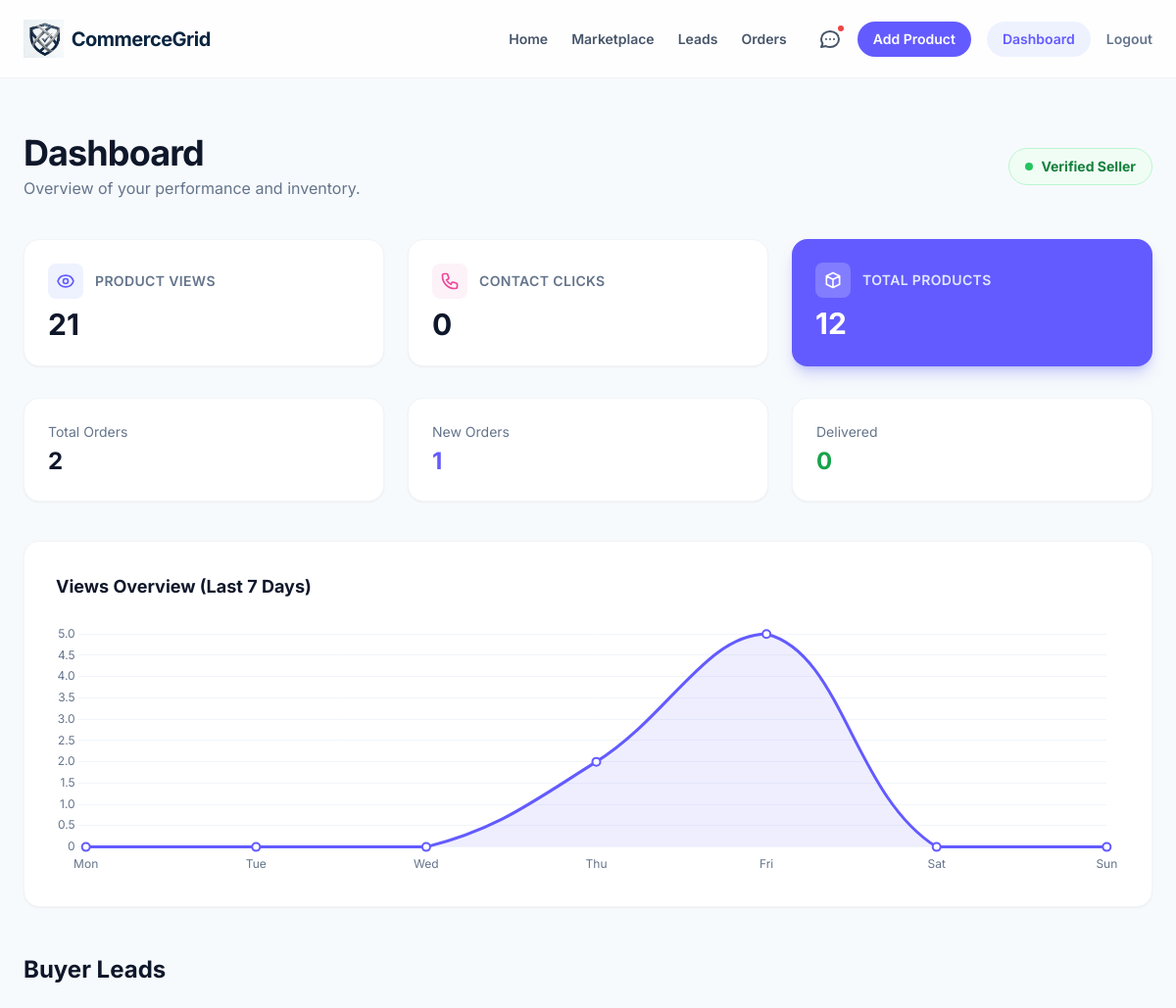
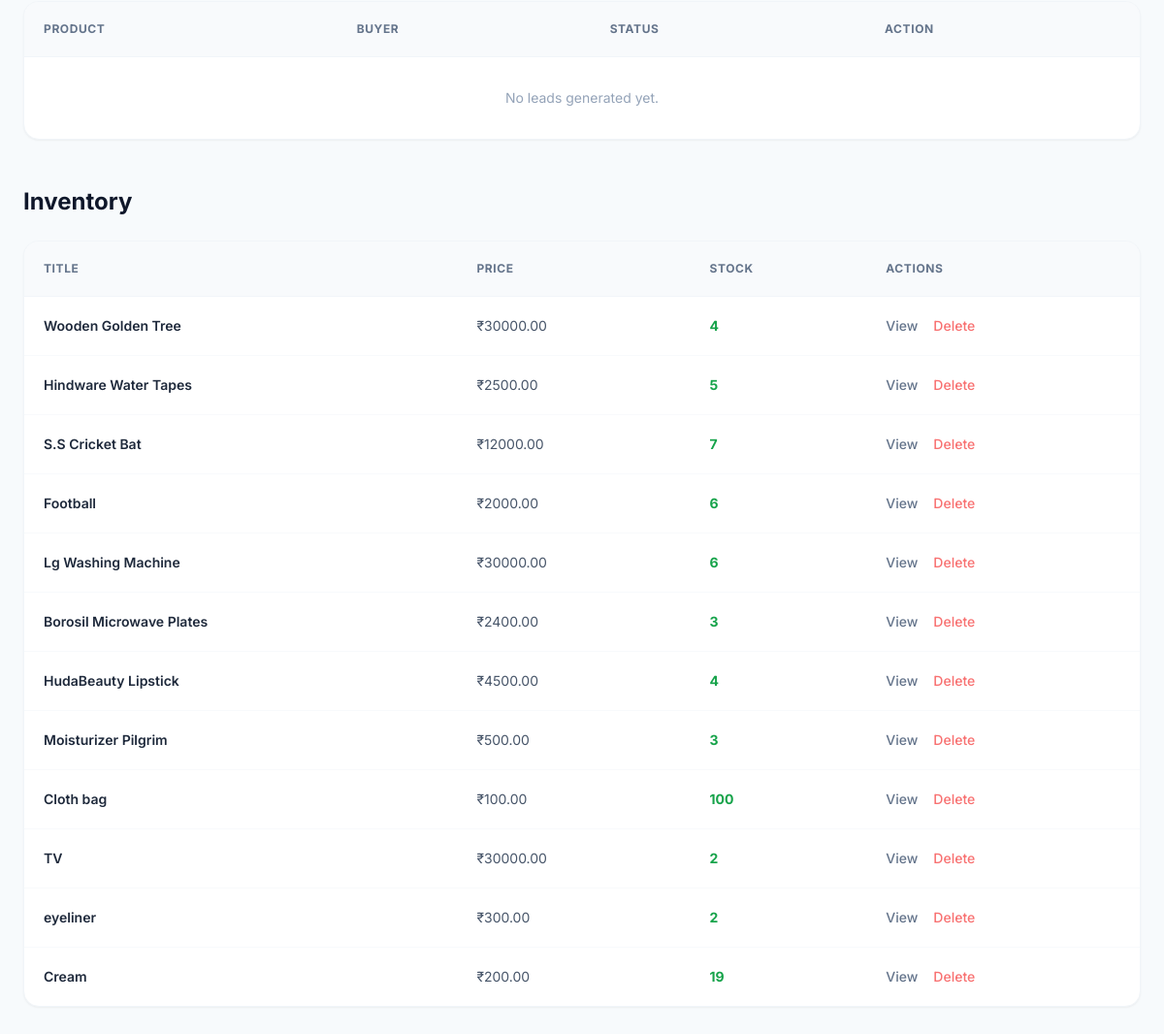
The app's page /dashboard/ (signed in) with its own data (2 pictures, top to bottom).
### products/models.py (models this page shows, shortened)
class Product(models.Model):
    seller = models.ForeignKey(User, on_delete=models.CASCADE)
    category = models.ForeignKey(
        Category,
        on_delete=models.PROTECT
    )
    seller_category = models.ForeignKey(
        SellerCategory,
        on_delete=models.SET_NULL,
        null=True,
        blank=True
    )
    moq = models.PositiveIntegerField(
        default=1,
        help_text="Minimum order quantity"
    )
    title = models.CharField(max_length=200)
    description = models.TextField()
    price = models.DecimalField(max_digits=10, decimal_places=2)
    quantity = models.PositiveIntegerField()
    product_image = models.ImageField(upload_to='products/')
    is_active = models.BooleanField(default=True)
    created_at = models.DateTimeField(auto_now_add=True)
    location = models.CharField(max_length=100)

### products/views.py (the view)
# urls.py: path('dashboard/', views.seller_dashboard, name='seller_dashboard'),
@login_required
def seller_dashboard(request):
    profile = request.user.profile
    if profile.role not in ["seller", "both"]:
        return redirect("products:product_list")
    products = Product.objects.filter(seller=request.user)
    views_count = (
        ProductAnalytics.objects
        .filter(product__seller=request.user)
        .aggregate(total=Sum("views"))["total"]
    ) or 0
    today = timezone.now().date()
    start = today - timedelta(days=6)
    weekly_views = (
        ProductView.objects
        .filter(product__seller=request.user, created_at__date__gte=start)
        .annotate(day=TruncDate("created_at"))
        .values("day")
        .annotate(count=Count("id"))
    )
    week_labels, week_data = [], []
    for i in range(7):
        d = start + timedelta(days=i)
        week_labels.append(d.strftime("%a"))
        week_data.append(next((x["count"] for x in weekly_views if x["day"] == d), 0))
    phone_clicks = (
        ProductAnalytics.objects
        .filter(product__seller=request.user)
        .aggregate(total=Sum("phone_clicks"))["total"]
    ) or 0
    leads = (
        Lead.objects
        .filter(seller=request.user)
        .select_related("product", "buyer", "order")
        .order_by("-created_at")
    )
    seller_orders = Order.objects.filter(seller=request.user)
    total_orders = seller_orders.count()
    new_orders = seller_orders.filter(
        status__in=["placed", "confirmed"]
    ).count()
    delivered_orders = seller_orders.filter(
        status="delivered"
    ).count()
    recent_orders = seller_orders.select_related(
        "buyer"
    ).order_by("-created_at")[:5]
    metrics = seller_response_metrics(request.user)
    return render(request, "products/seller_dashboard.html", {
        "products": products,
        "leads": leads,
        "metrics": metrics,
        "views_count": views_count,
        "phone_clicks": phone_clicks,
        "week_labels": week_labels,
        "week_data": week_data,
        "total_products": products.count(),
        "total_orders":total_orders,
        "new_orders":new_orders,
        "delivered_orders":delivered_orders,
        "recent_orders":recent_orders,
    })

### accounts/utils.py (called while the page is built)
def seller_response_metrics(user):
    leads = Lead.objects.filter(seller=user)
    total_leads = leads.count()
    responded_leads = leads.filter(
        status__in=['contacted', 'interested', 'not_interested', 'call_later']
    ).count()
    response_rate = (
        int((responded_leads / total_leads) * 100)
        if total_leads > 0 else 0
    )
    last_lead = leads.order_by('-created_at').first()
    return {
        "total_leads": total_leads,
        "responded_leads": responded_leads,
        "response_rate": response_rate,
        "last_active": last_lead.created_at if last_lead else None,
    }

### templates/products/seller_dashboard.html (shortened to what this page needs)
{% extends 'base.html' %}
{% block content %}
<div class="max-w-7xl mx-auto px-6 py-10">
    <div class="flex flex-col md:flex-row md:items-center md:justify-between mb-10">
      <div>
        <h1 class="text-4xl font-bold text-slate-900 tracking-tight">Dashboard</h1>
        <p class="text-slate-500 mt-1">Overview of your performance and inventory.</p>
      </div>
      <div class="mt-4 md:mt-0">
        <span class="inline-flex items-center px-4 py-2 rounded-full bg-green-50 text-green-700 font-bold text-sm border border-green-200">
          <span class="w-2 h-2 bg-green-500 rounded-full mr-2"></span> Verified Seller
        </span>
      </div>
    </div>
    <div class="grid grid-cols-1 md:grid-cols-3 gap-6 mb-8">
      <div class="bg-white rounded-2xl shadow-sm border border-slate-100 p-6">
        <div class="flex items-center gap-3 mb-2">
            <div class="p-2 bg-indigo-50 rounded-lg text-[#635BFF]"></div>
            <p class="text-sm font-semibold text-slate-500 uppercase tracking-wide">Product Views</p>
        </div>
        <p class="text-3xl font-bold text-slate-900">{{ views_count }}</p>
      </div>
      <div class="bg-white rounded-2xl shadow-sm border border-slate-100 p-6">
        <div class="flex items-center gap-3 mb-2">
            <div class="p-2 bg-pink-50 rounded-lg text-pink-500"></div>
            <p class="text-sm font-semibold text-slate-500 uppercase tracking-wide">Contact Clicks</p>
        </div>
        <p class="text-3xl font-bold text-slate-900">{{ phone_clicks }}</p>
      </div>
      <div class="bg-[#635BFF] rounded-2xl shadow-lg shadow-indigo-500/30 p-6 text-white">
        <div class="flex items-center gap-3 mb-2">
             <div class="p-2 bg-white/20 rounded-lg text-white"><svg class="w-5 h-5" fill="none" stroke="currentColor" viewBox="0 0 24 24"><path stroke-linecap="round" stroke-linejoin="round" stroke-width="2" d="M20 7l-8-4-8 4m16 0l-8 4m8-4v10l-8 4m0-10L4 7m8 4v10M4 7v10l8 4"></path></svg></div>
             <p class="text-sm font-semibold text-indigo-100 uppercase tracking-wide">Total Products</p>
        </div>
        <p class="text-3xl font-bold">{{ total_products }}</p>
      </div>
    </div>
    <div class="grid grid-cols-1 md:grid-cols-3 gap-6 mb-10">
      <div class="bg-white rounded-2xl shadow-sm border border-slate-100 p-6">
        <p class="text-sm text-slate-500 mb-1">Total Orders</p>
        <p class="text-2xl font-bold text-slate-900">{{ total_orders }}</p>
      </div>
      <div class="bg-white rounded-2xl shadow-sm border border-slate-100 p-6">
        <p class="text-sm text-slate-500 mb-1">New Orders</p>
        <p class="text-2xl font-bold text-[#635BFF]">{{ new_orders }}</p>
      </div>
      <div class="bg-white rounded-2xl shadow-sm border border-slate-100 p-6">
        <p class="text-sm text-slate-500 mb-1">Delivered</p>
        <p class="text-2xl font-bold text-green-600">{{ delivered_orders }}</p>
      </div>
    </div>
    <div class="bg-white rounded-2xl shadow-sm border border-slate-100 p-8 mb-12">
      <h3 class="text-lg font-bold text-slate-900 mb-6">Views Overview (Last 7 Days)</h3>
      <div class="h-64">
          <canvas id="weeklyViewsChart"></canvas>
      </div>
    </div>
    <div class="mb-12">
        <h3 class="text-2xl font-bold text-slate-900 mb-6">Buyer Leads</h3>
        <div class="bg-white rounded-2xl shadow-sm border border-slate-100 overflow-hidden">
            <table class="w-full text-left text-sm">
              <thead class="bg-slate-50 border-b border-slate-100 text-xs font-bold text-slate-500 uppercase tracking-wider">
                <tr>
                  <th class="p-5">Product</th>
                  <th class="p-5">Buyer</th>
                  <th class="p-5">Status</th>
                  <th class="p-5">Action</th>
                </tr>
              </thead>
              <tbody class="divide-y divide-slate-50">
                {% for lead in leads %}
                <tr class="hover:bg-slate-50 transition">
                  <td class="p-5 font-semibold text-slate-800">{{ lead.product.title }}</td>
                  <td class="p-5 text-slate-600">{{ lead.buyer.username|default:"Guest" }}</td>
                  <td class="p-5">
                    <span class="px-3 py-1 rounded-full text-xs font-bold
                      {% if lead.status == 'new' %} bg-blue-50 text-blue-700
                      {% elif lead.status == 'interested' %} bg-green-50 text-green-700
                      {% elif lead.status == 'not_interested' %} bg-red-50 text-red-700
                      {% elif lead.status == 'call_later' %} bg-yellow-50 text-yellow-700
                      {% elif lead.status == 'converted' %} bg-indigo-50 text-indigo-700
                      {% endif %}">
                      {{ lead.get_status_display }}
                    </span>
                  </td>
                  <td class="p-5">
                    {% if lead.status != "converted" %}
                      <form method="POST" action="{% url 'leads:convert_lead' lead.id %}">
                        {% csrf_token %}
                        <button class="text-xs font-bold text-[#635BFF] hover:text-[#544DDF] border border-indigo-200 bg-indigo-50 px-3 py-1.5 rounded-lg transition hover:bg-indigo-100">
                          Convert to Order
                        </button>
                      </form>
                    {% else %}
                      <span class="text-green-600 font-bold text-xs flex items-center gap-1">
                        <svg class="w-4 h-4" fill="none" stroke="currentColor" viewBox="0 0 24 24"><path stroke-linecap="round" stroke-linejoin="round" stroke-width="2" d="M5 13l4 4L19 7"></path></svg>
                        Converted
                      </span>
                    {% endif %}
                  </td>
                </tr>
                {% empty %}
                <tr>
                  <td colspan="4" class="p-8 text-center text-slate-400">
                    No leads generated yet.
                  </td>
                </tr>
                {% endfor %}
              </tbody>
            </table>
        </div>
    </div>
    <div>
        <h3 class="text-2xl font-bold text-slate-900 mb-6">Inventory</h3>
        <div class="bg-white rounded-2xl shadow-sm border border-slate-100 overflow-hidden">
            <table class="w-full text-left text-sm">
              <thead class="bg-slate-50 border-b border-slate-100 text-xs font-bold text-slate-500 uppercase tracking-wider">
                <tr>
                  <th class="p-5">Title</th>
                  <th class="p-5">Price</th>
                  <th class="p-5">Stock</th>
                  <th class="p-5">Actions</th>
                </tr>
              </thead>
              <tbody class="divide-y divide-slate-50">
                {% for product in products %}
                <tr class="hover:bg-slate-50 transition">
                  <td class="p-5 font-semibold text-slate-800">{{ product.title }}</td>
                  <td class="p-5 text-slate-600">₹{{ product.price }}</td>
                  <td class="p-5 text-slate-600">
                    {% if product.quantity > 0 %}
                        <span class="text-green-600 font-bold">{{ product.quantity }}</span>
                    {% else %}
                        <span class="text-red-500 font-bold">Out of Stock</span>
                    {% endif %}
                  </td>
                  <td class="p-5 flex gap-4">
                    <a href="{% url 'products:product_detail' product.id %}" class="text-slate-500 hover:text-[#635BFF] font-medium transition">View</a>
                    <a href="{% url 'products:delete_product' product.id %}" class="text-red-400 hover:text-red-600 font-medium transition">Delete</a>
                  </td>
                </tr>
                {% empty %}
                <tr>
                  <td colspan="4" class="p-8 text-center text-slate-400">
                    You haven't added any products yet.
                  </td>
                </tr>
                {% endfor %}
              </tbody>
            </table>
        </div>
    </div>
</div>
<script>
  // Simple clean chart config
  Chart.defaults.font.family = "'Inter', sans-serif";
  Chart.defaults.color = '#64748b';
  new Chart(document.getElementById('weeklyViewsChart'), {
    type: 'line',
    data: {
      labels: {{ week_labels|safe }},
      datasets: [{
        label: 'Views',
        data: {{ week_data|safe }},
        borderColor: '#635BFF',
        backgroundColor: 'rgba(99, 91, 255, 0.1)',
        borderWidth: 3,
        pointBackgroundColor: '#ffffff',
        pointBorderColor: '#635BFF',
        pointBorderWidth: 2,
        pointRadius: 4,
        tension: 0.4,
        fill: true
      }]
    },
    options: {
      responsive: true,
      maintainAspectRatio: false,
      plugins: {
          legend: { display: false },
          tooltip: {
              backgroundColor: '#1e293b',
              padding: 12,
              cornerRadius: 8,
              displayColors: false
          }
      },
      scales: {
        y: {
            beginAtZero: true,
            grid: { borderDash: [4, 4], color: '#f1f5f9' },
            border: { display: false }
        },
        x: {
            grid: { display: false },
            border: { display: false }
        }
      }
    }
  });
</script>
{% endblock %}

### templates/base.html (style rules this page uses)
body { background-color: #F7FAFC; color: #1A202C; }

### records on screen
Product: title "Wooden Golden Tree", price "30000.00", quantity "4"
Product: title "Hindware Water Tapes", price "2500.00", quantity "5"
Product: title "S.S Cricket Bat", price "12000.00", quantity "7"
Product: title "Football", price "2000.00", quantity "6"
Product: title "Lg Washing Machine", price "30000.00", quantity "6"
Product: title "Borosil Microwave Plates", price "2400.00", quantity "3"
Product: title "HudaBeauty Lipstick", price "4500.00", quantity "4"
Product: title "Moisturizer Pilgrim", price "500.00", quantity "3"
Product: title "Cloth bag", price "100.00", quantity "100"
Product: title "TV", price "30000.00", quantity "2"
Product: title "eyeliner", price "300.00", quantity "2"
Product: title "Cream", price "200.00", quantity "19"

### other values on screen
{{ views_count }} "21"
{{ phone_clicks }} "0"
{{ total_products }} "12"
{{ total_orders }} "2"
{{ new_orders }} "1"
{{ delivered_orders }} "0"
chart data {{ week_data|safe }} [0, 0, 0, 2, 5, 0, 0]
